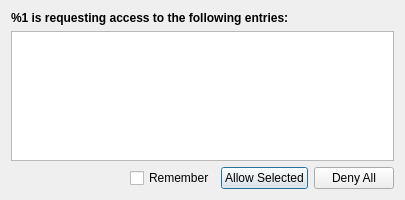
<?xml version="1.0" encoding="UTF-8"?>
<ui version="4.0">
 <class>BrowserAccessControlDialog</class>
 <widget class="QDialog" name="BrowserAccessControlDialog">
  <property name="geometry">
   <rect>
    <x>0</x>
    <y>0</y>
    <width>405</width>
    <height>200</height>
   </rect>
  </property>
  <property name="windowTitle">
   <string>奈娜子密码本 - Browser Access Request</string>
  </property>
  <layout class="QVBoxLayout" name="verticalLayout">
   <item>
    <widget class="QLabel" name="siteLabel">
     <property name="font">
      <font>
       <weight>75</weight>
       <bold>true</bold>
      </font>
     </property>
     <property name="text">
      <string>%1 is requesting access to the following entries:</string>
     </property>
     <property name="alignment">
      <set>Qt::AlignLeft</set>
     </property>
    </widget>
   </item>
   <item>
    <widget class="CustomTableWidget" name="itemsTable">
     <property name="editTriggers">
      <set>QAbstractItemView::NoEditTriggers</set>
     </property>
     <property name="showDropIndicator" stdset="0">
      <bool>false</bool>
     </property>
     <property name="selectionMode">
      <enum>QAbstractItemView::ExtendedSelection</enum>
     </property>
     <property name="selectionBehavior">
      <enum>QAbstractItemView::SelectRows</enum>
     </property>
     <property name="cornerButtonEnabled">
      <bool>false</bool>
     </property>
     <attribute name="horizontalHeaderVisible">
      <bool>false</bool>
     </attribute>
     <attribute name="verticalHeaderVisible">
      <bool>false</bool>
     </attribute>
    </widget>
   </item>
   <item>
    <layout class="QHBoxLayout" name="horizontalLayout">
     <item>
      <spacer name="horizontalSpacer">
       <property name="orientation">
        <enum>Qt::Horizontal</enum>
       </property>
       <property name="sizeHint" stdset="0">
        <size>
         <width>40</width>
         <height>20</height>
        </size>
       </property>
      </spacer>
     </item>
     <item>
      <widget class="QCheckBox" name="rememberDecisionCheckBox">
       <property name="toolTip">
        <string>Remember access to checked entries</string>
       </property>
       <property name="accessibleName">
        <string>Remember access to checked entries</string>
       </property>
       <property name="text">
        <string>Remember</string>
       </property>
      </widget>
     </item>
     <item>
      <widget class="QPushButton" name="allowButton">
       <property name="accessibleName">
        <string>Allow access to entries</string>
       </property>
       <property name="text">
        <string>Allow Selected</string>
       </property>
       <property name="autoDefault">
        <bool>true</bool>
       </property>
       <property name="default">
        <bool>true</bool>
       </property>
      </widget>
     </item>
     <item>
      <widget class="QPushButton" name="denyButton">
       <property name="text">
        <string>Deny All</string>
       </property>
       <property name="autoDefault">
        <bool>true</bool>
       </property>
      </widget>
     </item>
    </layout>
   </item>
  </layout>
 </widget>
 <tabstops>
  <tabstop>rememberDecisionCheckBox</tabstop>
  <tabstop>allowButton</tabstop>
  <tabstop>denyButton</tabstop>
 </tabstops>
 <customwidgets>
  <customwidget>
   <class>CustomTableWidget</class>
   <extends>QTableWidget</extends>
   <header>browser/CustomTableWidget.h</header>
   <container>1</container>
  </customwidget>
 </customwidgets>
 <resources/>
 <connections/>
</ui>
